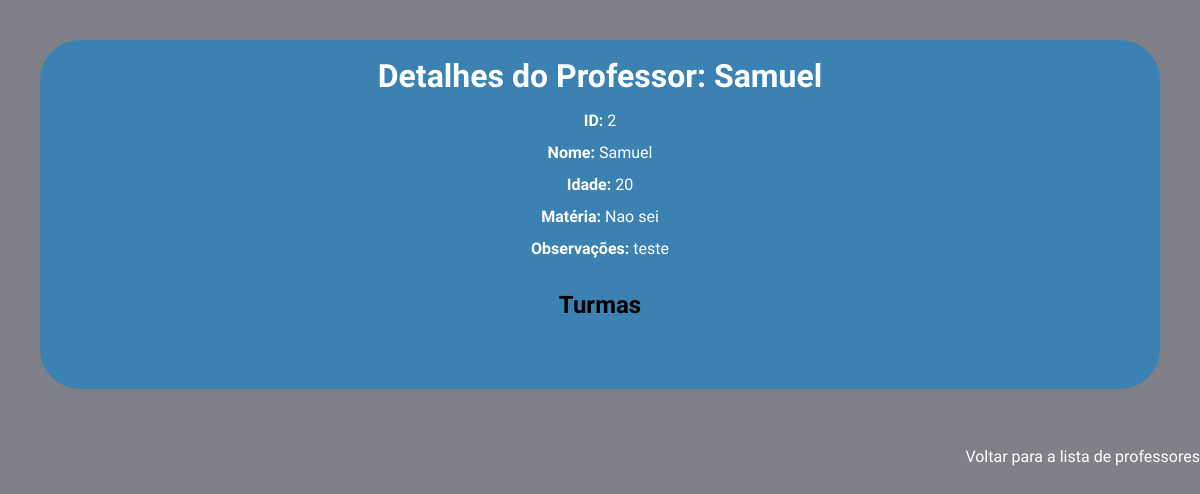
Page /professores/2 on the earlier database version.
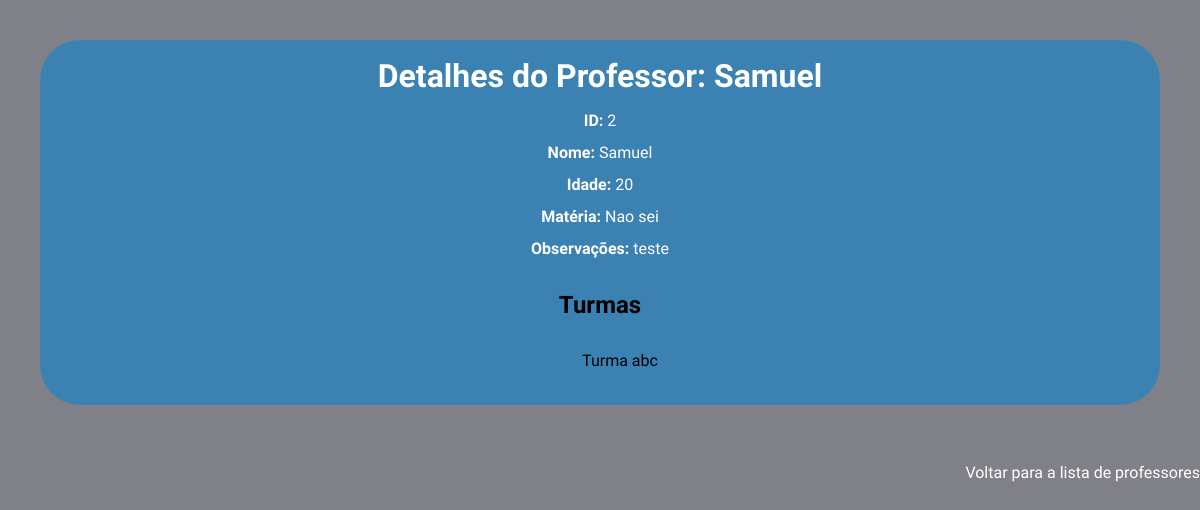
Same page on the later database version.
### models/turma.py (models this page shows, shortened)
class Turma(db.Model):
    __tablename__ = 'turmas'
    id = db.Column(db.Integer, primary_key=True)
    descricao = db.Column(db.String(200), nullable=False)
    professor_id = db.Column(db.Integer, db.ForeignKey('professores.id'))
    ativo = db.Column(db.Boolean, default=True)
    professor = db.relationship('Professor', back_populates='turmas')
    alunos = db.relationship('Aluno', back_populates='turma', cascade="all, delete-orphan")

### controller/professor.py (the view)
@professor_blueprint.route('/professores/<int:id_professor>', methods=['GET'])
def get_professor(id_professor):
    try:
        professor = professor_por_id(id_professor)
        return render_template('professores/professor_id.html', professor=professor)
    except ProfessorNaoEncontrado:
        return jsonify({'message': 'Professor não encontrado'}), 404

### models/professor.py (called while the page is built)
def professor_por_id(id_professor):
    professor = Professor.query.get(id_professor)
    if not professor:
        raise ProfessorNaoEncontrado
    return {
        'id': professor.id,
        'nome': professor.nome,
        'idade': professor.idade,
        'materia': professor.materia,
        'observacoes': professor.observacoes,
        'turmas': [{'id': turma.id, 'descricao': turma.descricao} for turma in professor.turmas]
    }

### templates/professores/professor_id.html (shortened to what this page needs)
<!DOCTYPE html>
<html lang="pt-BR">
<head>
  <link rel="stylesheet" href="/styles/global.css">
  <link rel="stylesheet" href="/styles/reset.css">
</head>
<body>
  <div class="containerGeral">
    <h1>Detalhes do Professor: {{ professor.nome }}</h1>
    <p><strong>ID:</strong> {{ professor.id }}</p>
    <p><strong>Nome:</strong> {{ professor.nome }}</p>
    <p><strong>Idade:</strong> {{ professor.idade }}</p>
    <p><strong>Matéria:</strong> {{ professor.materia }}</p>
    <p><strong>Observações:</strong> {{ professor.observacoes }}</p>
    <h2>Turmas</h2>
    <ul>
      {% for turma in professor.turmas %}
        <li>{{ turma.descricao }}</li>
      {% endfor %}
    </ul>
  </div>
  <div class="voltar">
    <a class="back" href="{{ url_for('professor.get_professores') }}">Voltar para a lista de professores</a>
  </div>
</body>
</html>

Differences in the rows shown:
added Turma: descricao "Turma abc"
